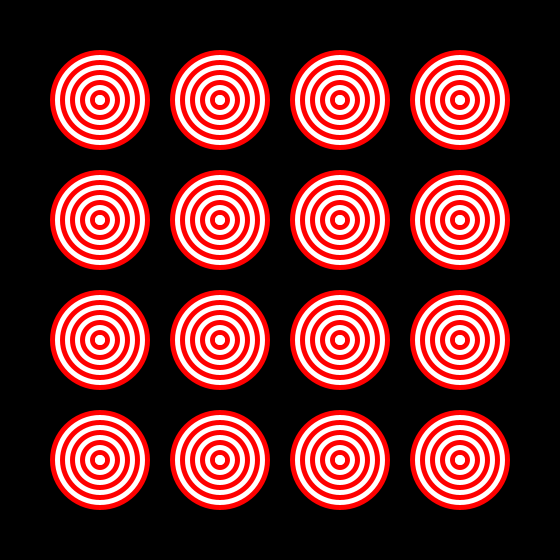
Frame 1 (no input)
Frame 2 (the mouse pressed at the canvas centre, redrawn once): identical to frame 1, image omitted

The Processing sketch that drew this single still picture (run headless with seeded random() and noise(); the mouse was pressed at the canvas centre and the sketch redrawn once):

// Processing sketch: processing_130344
// ── processing_130344.pde

void setup() {
  size(560, 560);
  background(0);
}

void draw() {
  background(0);
  noStroke();
  for (int x = 100; x < width; x += 120) {
    for (int y = 100; y < height; y += 120) {
      target(x, y);
    }
  }
  noLoop();
}

void target(int x, int y) {
  for (int r = 100; r >= 0; r -= 20) {
    fill(255, 0, 0);
    ellipse(x, y, r, r);
    fill(255);
    ellipse(x, y, r-10, r-10);
  }
}
